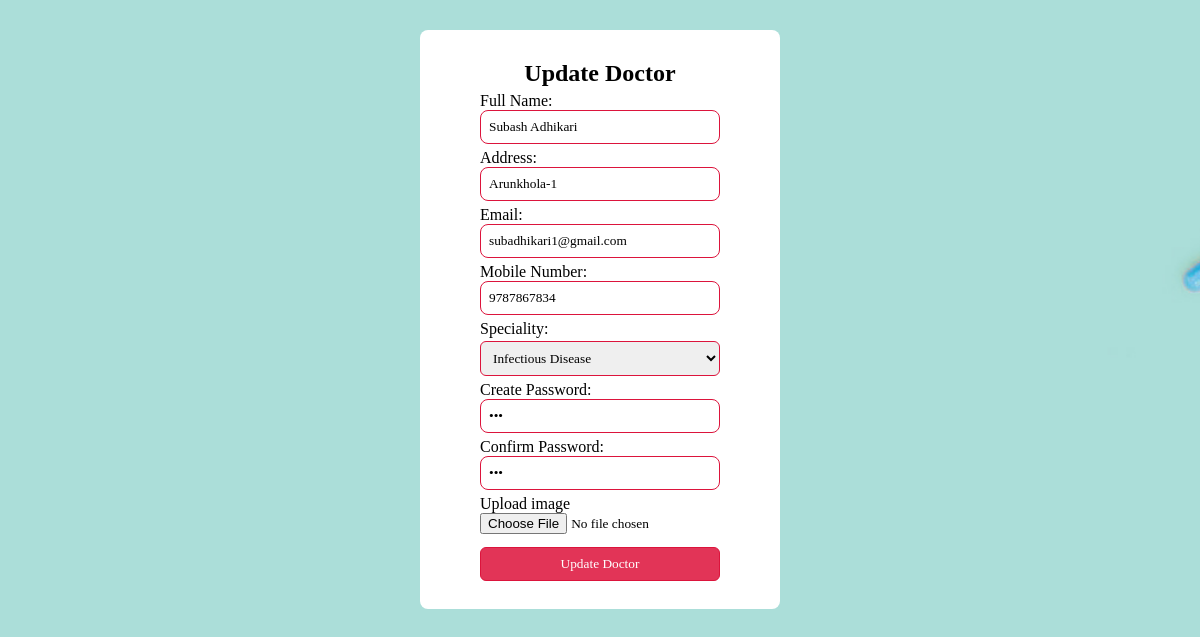
Page /admin/update-doctors.php?id=1 on the committed database.
### tables this page shows
CREATE TABLE `doctors` (
  `d_id` int(11) NOT NULL,
  `full_name` varchar(255) DEFAULT NULL,
  `address` varchar(255) DEFAULT NULL,
  `email` varchar(255) DEFAULT NULL,
  `phone` varchar(20) DEFAULT NULL,
  `specialist` varchar(255) DEFAULT NULL,
  `doctor_password` varchar(255) DEFAULT NULL,
  `confirm_password` varchar(255) DEFAULT NULL,
  `image_path` varchar(255) NOT NULL
);

### admin/update-doctors.php (the view, shortened to what this page needs)
<?php
include '../connection.php';
if ($_SERVER['REQUEST_METHOD'] == 'GET' && isset($_GET['id'])) {
  $id = $_GET['id'];
  $sql = "SELECT * FROM doctors WHERE d_id = $id";
  $result = mysqli_query($con, $sql);
  if ($result && mysqli_num_rows($result) > 0) {
    $doctor = mysqli_fetch_assoc($result);
?>
<!DOCTYPE html>
<html lang="en">
<head>
</head>
<body>
<center>
        <div class="signup-box">
          <form action="" method="post" enctype="multipart/form-data">
            <h2 class="header-text" style="text-align: center;">Update Doctor</h2>
            <div class="label-field">
              <label for="full_name">Full Name:</label>
              <input type="text" class="input-field" placeholder="Full Name" name="full_name" id="full_name" value="<?php echo $doctor['full_name']; ?>" required autocomplete="off">
            </div>
            <div class="label-field">
              <label for="address">Address:</label>
              <input type="text" class="input-field" placeholder="Address" name="address" id="address" value="<?php echo $doctor['address']; ?>" required autocomplete="off">
            </div>
            <div class="label-field">
              <label for="email">Email:</label>
              <input type="email" class="input-field" placeholder="Email" name="email" id="email" value="<?php echo $doctor['email']; ?>" required autocomplete="off">
            </div>
            <div class="label-field">
              <label for="phone">Mobile Number:</label>
              <input type="text" class="input-field" placeholder="Mobile Number" name="phone" id="phone" value="<?php echo $doctor['phone']; ?>" required autocomplete="off">
            </div>
            <div class="label-field">
              <label for="option">Speciality:</label>
              <select class="custom-select" name="specialist" style="width: 100%; padding:8px; border-radius:6px; outline:none;border:1px solid crimson;margin-top:3px;" required>
                <option value="Infectious Disease" <?php if ($doctor['specialist'] == "Infectious Disease") echo 'selected'; ?>>Infectious Disease</option>
              </select>
            </div>
            <div class="label-field">
              <label for="password">Create Password:</label>
              <input type="password" class="input-field" placeholder="Create Password" name="doctor_password" id="password" required value="<?php echo $doctor['doctor_password']; ?>" >
            </div>
            <div class="label-field">
              <label for="confirm_password">Confirm Password:</label>
              <input type="password" class="input-field" placeholder="Confirm Password" name="confirm_password" id="confirm_password" required value="<?php echo $doctor['confirm_password']; ?>">
            </div>
            <div class="label-field">
              <label for="image">Upload image</label>
              <input type="file" name="image" id="image" accept="image/*" required>
            </div>
            <button type="submit" class="signup-btn">Update Doctor</button>
            <br>
            <br>
          </form>
        </div>
      </center>
</body>
</html>
<?php
  } else {
    echo "Doctor not found";
  }
}
?>

### admin/update-doctors.php (style rules this page uses)
body { background-image: url(../images/b4.jpg); background-repeat: no-repeat; background-size: cover; background-attachment: fixed; height: 100%; }
* { font-family: poppins; margin: 0; padding: 0; box-sizing: border-box; }
.signup-box { margin-top: 30px; width: 30%; background: #fff; padding: 30px; border-radius: 8px; justify-content: center; align-items: center; padding-bottom: 10px; }
.label-field { margin-top: 5px; width: 80%; margin-bottom: 5px; text-align: left; }
.input-field { border-radius: 8px; position: relative; width: 100%; padding: 8px; outline: none; border: 1px solid crimson; }
.signup-btn { margin-top: 8px; width: 80%; background-color: rgb(226, 52, 87); cursor: pointer; color: #fff; transition: all ease 0.5s; border: 1px solid crimson; outline: none; border-radius: 6px; padding: 8px; }

### rows in the picture
doctors: full_name "Subash Adhikari", address "Arunkhola-1", email "subadhikari1@gmail.com", phone "9787867834", specialist "Infectious Disease"
